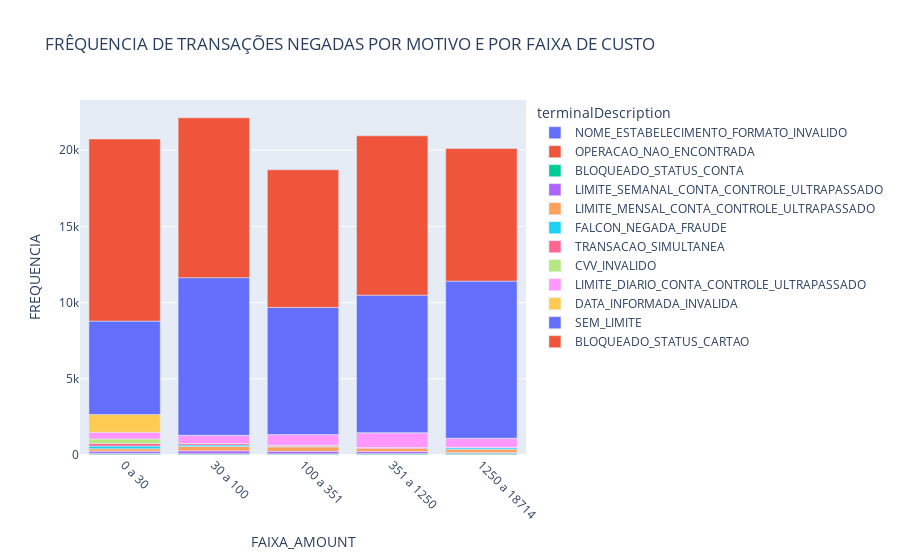

Notebook cell for this chart:
### Code cell
fig = px.bar(df_faixa_amount.sort_values(["FAIXA_AMOUNT", "FREQUENCIA"]), x="FAIXA_AMOUNT", y="FREQUENCIA", color="terminalDescription",
            title="FRÊQUENCIA DE TRANSAÇÕES NEGADAS POR MOTIVO E POR FAIXA DE CUSTO")
fig.update_xaxes(tickangle=45)
fig.show()

### Figure 1 — Plotly figure (JSON) as saved in the notebook; plotly's stock layout.template omitted (floating-point values rounded to 4 significant figures)
{"data": [{"alignmentgroup": "True", "hovertemplate": "terminalDescription=NOME_ESTABELECIMENTO_FORMATO_INVALIDO<br>FAIXA_AMOUNT=%{x}<br>FREQUENCIA=%{y}<extra></extra>", "legendgroup": "NOME_ESTABELECIMENTO_FORMATO_INVALIDO", "marker": {"color": "#636efa", "pattern": {"shape": ""}}, "name": "NOME_ESTABELECIMENTO_FORMATO_INVALIDO", "offsetgroup": "NOME_ESTABELECIMENTO_FORMATO_INVALIDO", "orientation": "v", "showlegend": true, "textposition": "auto", "type": "bar", "x": ["0 a 30", "30 a 100", "100 a 351", "351 a 1250", "1250 a 18714"], "xaxis": "x", "y": [1, 1, 0, 0, 0], "yaxis": "y"}, {"alignmentgroup": "True", "hovertemplate": "terminalDescription=OPERACAO_NAO_ENCONTRADA<br>FAIXA_AMOUNT=%{x}<br>FREQUENCIA=%{y}<extra></extra>", "legendgroup": "OPERACAO_NAO_ENCONTRADA", "marker": {"color": "#EF553B", "pattern": {"shape": ""}}, "name": "OPERACAO_NAO_ENCONTRADA", "offsetgroup": "OPERACAO_NAO_ENCONTRADA", "orientation": "v", "showlegend": true, "textposition": "auto", "type": "bar", "x": ["0 a 30", "30 a 100", "100 a 351", "351 a 1250", "1250 a 18714"], "xaxis": "x", "y": [43, 35, 36, 35, 29], "yaxis": "y"}, {"alignmentgroup": "True", "hovertemplate": "terminalDescription=BLOQUEADO_STATUS_CONTA<br>FAIXA_AMOUNT=%{x}<br>FREQUENCIA=%{y}<extra></extra>", "legendgroup": "BLOQUEADO_STATUS_CONTA", "marker": {"color": "#00cc96", "pattern": {"shape": ""}}, "name": "BLOQUEADO_STATUS_CONTA", "offsetgroup": "BLOQUEADO_STATUS_CONTA", "orientation": "v", "showlegend": true, "textposition": "auto", "type": "bar", "x": ["0 a 30", "30 a 100", "100 a 351", "351 a 1250", "1250 a 18714"], "xaxis": "x", "y": [63, 52, 44, 68, 82], "yaxis": "y"}, {"alignmentgroup": "True", "hovertemplate": "terminalDescription=LIMITE_SEMANAL_CONTA_CONTROLE_ULTRAPASSADO<br>FAIXA_AMOUNT=%{x}<br>FREQUENCIA=%{y}<extra></extra>", "legendgroup": "LIMITE_SEMANAL_CONTA_CONTROLE_ULTRAPASSADO", "marker": {"color": "#ab63fa", "pattern": {"shape": ""}}, "name": "LIMITE_SEMANAL_CONTA_CONTROLE_ULTRAPASSADO", "offsetgroup": "LIMITE_SEMANAL_CONTA_CONTROLE_ULTRAPASSADO", "orientation": "v", "showlegend": true, "textposition": "auto", "type": "bar", "x": ["0 a 30", "30 a 100", "100 a 351", "351 a 1250", "1250 a 18714"], "xaxis": "x", "y": [147, 183, 164, 131, 56], "yaxis": "y"}, {"alignmentgroup": "True", "hovertemplate": "terminalDescription=LIMITE_MENSAL_CONTA_CONTROLE_ULTRAPASSADO<br>FAIXA_AMOUNT=%{x}<br>FREQUENCIA=%{y}<extra></extra>", "legendgroup": "LIMITE_MENSAL_CONTA_CONTROLE_ULTRAPASSADO", "marker": {"color": "#FFA15A", "pattern": {"shape": ""}}, "name": "LIMITE_MENSAL_CONTA_CONTROLE_ULTRAPASSADO", "offsetgroup": "LIMITE_MENSAL_CONTA_CONTROLE_ULTRAPASSADO", "orientation": "v", "showlegend": true, "textposition": "auto", "type": "bar", "x": ["0 a 30", "30 a 100", "100 a 351", "351 a 1250", "1250 a 18714"], "xaxis": "x", "y": [154, 287, 291, 196, 215], "yaxis": "y"}, {"alignmentgroup": "True", "hovertemplate": "terminalDescription=FALCON_NEGADA_FRAUDE<br>FAIXA_AMOUNT=%{x}<br>FREQUENCIA=%{y}<extra></extra>", "legendgroup": "FALCON_NEGADA_FRAUDE", "marker": {"color": "#19d3f3", "pattern": {"shape": ""}}, "name": "FALCON_NEGADA_FRAUDE", "offsetgroup": "FALCON_NEGADA_FRAUDE", "orientation": "v", "showlegend": true, "textposition": "auto", "type": "bar", "x": ["0 a 30", "30 a 100", "100 a 351", "351 a 1250", "1250 a 18714"], "xaxis": "x", "y": [176, 99, 34, 2, 94], "yaxis": "y"}, {"alignmentgroup": "True", "hovertemplate": "terminalDescription=TRANSACAO_SIMULTANEA<br>FAIXA_AMOUNT=%{x}<br>FREQUENCIA=%{y}<extra></extra>", "legendgroup": "TRANSACAO_SIMULTANEA", "marker": {"color": "#FF6692", "pattern": {"shape": ""}}, "name": "TRANSACAO_SIMULTANEA", "offsetgroup": "TRANSACAO_SIMULTANEA", "orientation": "v", "showlegend": true, "textposition": "auto", "type": "bar", "x": ["0 a 30", "30 a 100", "100 a 351", "351 a 1250", "1250 a 18714"], "xaxis": "x", "y": [176, 97, 82, 61, 31], "yaxis": "y"}, {"alignmentgroup": "True", "hovertemplate": "terminalDescription=CVV_INVALIDO<br>FAIXA_AMOUNT=%{x}<br>FREQUENCIA=%{y}<extra></extra>", "legendgroup": "CVV_INVALIDO", "marker": {"color": "#B6E880", "pattern": {"shape": ""}}, "name": "CVV_INVALIDO", "offsetgroup": "CVV_INVALIDO", "orientation": "v", "showlegend": true, "textposition": "auto", "type": "bar", "x": ["0 a 30", "30 a 100", "100 a 351", "351 a 1250", "1250 a 18714"], "xaxis": "x", "y": [289, 0, 0, 0, 0], "yaxis": "y"}, {"alignmentgroup": "True", "hovertemplate": "terminalDescription=LIMITE_DIARIO_CONTA_CONTROLE_ULTRAPASSADO<br>FAIXA_AMOUNT=%{x}<br>FREQUENCIA=%{y}<extra></extra>", "legendgroup": "LIMITE_DIARIO_CONTA_CONTROLE_ULTRAPASSADO", "marker": {"color": "#FF97FF", "pattern": {"shape": ""}}, "name": "LIMITE_DIARIO_CONTA_CONTROLE_ULTRAPASSADO", "offsetgroup": "LIMITE_DIARIO_CONTA_CONTROLE_ULTRAPASSADO", "orientation": "v", "showlegend": true, "textposition": "auto", "type": "bar", "x": ["0 a 30", "30 a 100", "100 a 351", "351 a 1250", "1250 a 18714"], "xaxis": "x", "y": [443, 535, 687, 963, 591], "yaxis": "y"}, {"alignmentgroup": "True", "hovertemplate": "terminalDescription=DATA_INFORMADA_INVALIDA<br>FAIXA_AMOUNT=%{x}<br>FREQUENCIA=%{y}<extra></extra>", "legendgroup": "DATA_INFORMADA_INVALIDA", "marker": {"color": "#FECB52", "pattern": {"shape": ""}}, "name": "DATA_INFORMADA_INVALIDA", "offsetgroup": "DATA_INFORMADA_INVALIDA", "orientation": "v", "showlegend": true, "textposition": "auto", "type": "bar", "x": ["0 a 30", "30 a 100", "100 a 351", "351 a 1250", "1250 a 18714"], "xaxis": "x", "y": [1167, 4, 3, 12, 2], "yaxis": "y"}, {"alignmentgroup": "True", "hovertemplate": "terminalDescription=SEM_LIMITE<br>FAIXA_AMOUNT=%{x}<br>FREQUENCIA=%{y}<extra></extra>", "legendgroup": "SEM_LIMITE", "marker": {"color": "#636efa", "pattern": {"shape": ""}}, "name": "SEM_LIMITE", "offsetgroup": "SEM_LIMITE", "orientation": "v", "showlegend": true, "textposition": "auto", "type": "bar", "x": ["0 a 30", "30 a 100", "100 a 351", "351 a 1250", "1250 a 18714"], "xaxis": "x", "y": [6126, 10340, 8343, 9019, 10310], "yaxis": "y"}, {"alignmentgroup": "True", "hovertemplate": "terminalDescription=BLOQUEADO_STATUS_CARTAO<br>FAIXA_AMOUNT=%{x}<br>FREQUENCIA=%{y}<extra></extra>", "legendgroup": "BLOQUEADO_STATUS_CARTAO", "marker": {"color": "#EF553B", "pattern": {"shape": ""}}, "name": "BLOQUEADO_STATUS_CARTAO", "offsetgroup": "BLOQUEADO_STATUS_CARTAO", "orientation": "v", "showlegend": true, "textposition": "auto", "type": "bar", "x": ["0 a 30", "30 a 100", "100 a 351", "351 a 1250", "1250 a 18714"], "xaxis": "x", "y": [11947, 10495, 9033, 10452, 8703], "yaxis": "y"}], "layout": {"barmode": "relative", "legend": {"title": {"text": "terminalDescription"}, "tracegroupgap": 0}, "title": {"text": "FRÊQUENCIA DE TRANSAÇÕES NEGADAS POR MOTIVO E POR FAIXA DE CUSTO"}, "xaxis": {"anchor": "y", "domain": [0, 1], "tickangle": 45, "title": {"text": "FAIXA_AMOUNT"}}, "yaxis": {"anchor": "x", "domain": [0, 1], "title": {"text": "FREQUENCIA"}}}}
